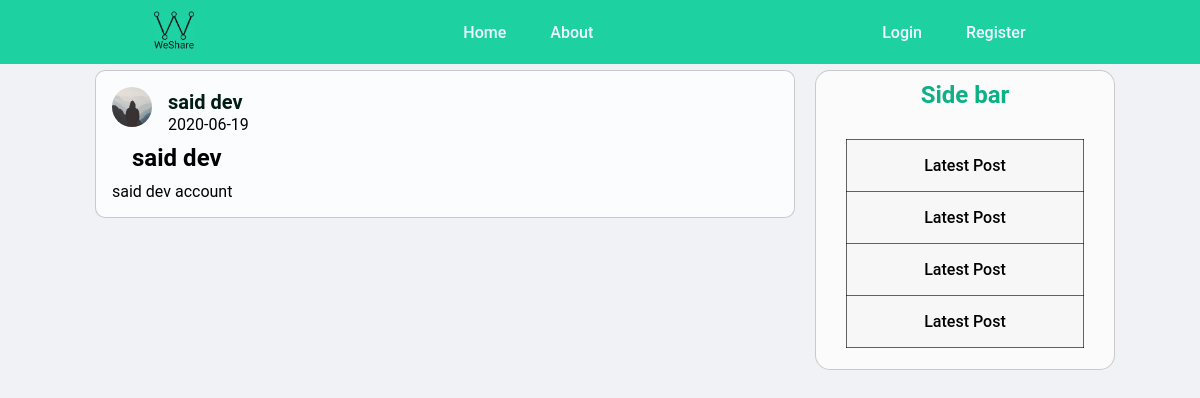
/post/11, run on the app's committed database.
### blogapp/models.py (models this page shows, shortened)
class User(db.Model, UserMixin):
    id = db.Column(db.Integer, primary_key=True)
    username = db.Column(db.String(20), unique=True, nullable=False)
    email = db.Column(db.String(120), unique=True, nullable=False)
    image_file = db.Column(db.String(20), nullable=False, default='default.jpg')
    password = db.Column(db.String(60), nullable=False)
    posts = db.relationship('Post', backref='author', lazy=True)

class Post(db.Model):
    id = db.Column(db.Integer, primary_key=True)
    title = db.Column(db.String(100), nullable=False)
    date_posted = db.Column(db.DateTime, nullable=False, default=datetime.utcnow)
    content = db.Column(db.Text, nullable=False)
    user_id = db.Column(db.Integer, db.ForeignKey('user.id'), nullable=False)

### blogapp/routes.py (the view)
@app.route('/post/<int:post_id>')
def post(post_id):
    post = Post.query.get_or_404(post_id)
    return render_template('post.html', title=post.title , post=post)

### blogapp/templates/post.html (shortened to what this page needs)
{% extends 'layout.html' %}
{%block content%}
        <article class="blog-post-info">
            <img src="{{ url_for('static' , filename='profil_pics/'+ post.author.image_file) }}" alt="">
            <div class="blog-post-authour">
                <h1><a href="{{ url_for('user_posts', username=post.author.username) }}">{{ post.author.username }}</a></h1>
            </div>
            <div class="blog-post-date">
                <p>{{ post.date_posted.strftime('%Y-%m-%d') }}</p>
            </div>
            <div class="post-infos">
                <div class="single-post-title">
                    <h2>{{ post.title }}</h2>
                </div>
                <div class="blog-post-content">
                    <p>{{ post.content }}</p>
                </div>
            </div>
        </article>
{%endblock content%}

### blogapp/static/style.css (style rules this page uses)
* { font-family: 'Roboto' , sans-serif; box-sizing: border-box; margin : 0; padding: 0; }
body { background-color: #f1f2f6; font-size: medium; }
body { background-color: #f1f2f6; display: flex; justify-content: center; }
.blog-post-info { background-color: rgba(255, 255, 255, 0.719); margin: 10px; padding: 1rem; width: 700px; border: 1px solid rgba(0, 0, 0, 0.2) ; border-radius: 10px; }
.blog-post-info img { width: 40px; height: 40px; float: left; margin: 0 1rem 0 0; border-radius: 50%; display: block; }
.blog-post-info a { text-decoration: none; font-size: 20px; color: #001d15 }
.single-post-title { margin:0px 0px 10px 20px; }
.post-infos { margin-top: 10px; }

### data on the page
User: image_file (placeholder picture), author.username "said dev"
Post: date_posted "2020-06-19", title "said dev", content "said dev account"
